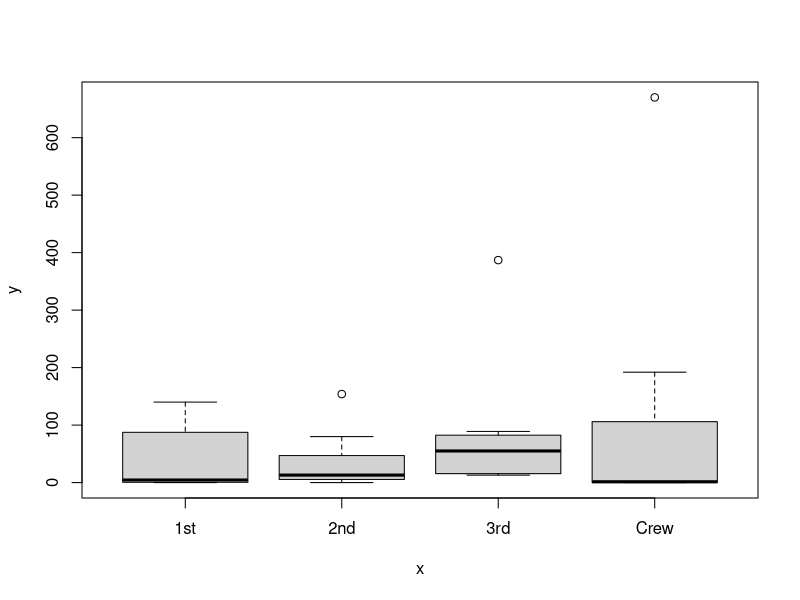

Reproduce this figure in R.
# Server

titanic_data <- as.data.frame(Titanic)

# Aim is to see if changing from the different classes on the Titanic has an impact on survivability.

plot(titanic_data$Class, titanic_data$Freq)

titanic_data2 <- as.data.frame(Titanic)
titanic_data2$Prob <- titanic_data2$Freq / sum(titanic_data2$Freq)
# Converted the probability into percentage and rounded off to two decimals
titanic_data2$Percentage <- titanic_data2$Prob * 100
titanic_data2$Percentage <- round(titanic_data2$Percentage, 2)

# Need to remove data with frequency of 0 from the data table
titanic_data2[titanic_data2$Freq == 0,] <- NA

titanic_data2 <- titanic_data2[complete.cases(titanic_data2), ]

# Created a subset for data from only the survivors
titanic_live <- titanic_data2[titanic_data2$Survived == "Yes",]


server <- (function(input, output){
        
        datasetInput <- reactive({
                switch(input$var,
                       "1st" = titanic_live[titanic_live == "1st",],
                       "2nd" = titanic_live[titanic_live == "2nd",],
                       "3rd" = titanic_live[titanic_live == "3rd",],
                       "Crew" = titanic_live[titanic_live == "Crew",])
        })
        
        output$sum <- renderTable({
                head(datasetInput())
        })
        
        
        
        output$theplot <- renderPlot({
                ggplot(data=titanic_live, aes(x = Class, y=Percentage)) + geom_bar(stat = "identity", fill = "blue") + 
                        labs(x = "Cabin Class of Passenger", y = "Percent Probability", title = "The Percentage Probability of you surviving on the Titanic based on Cabin Class")
        })
})

